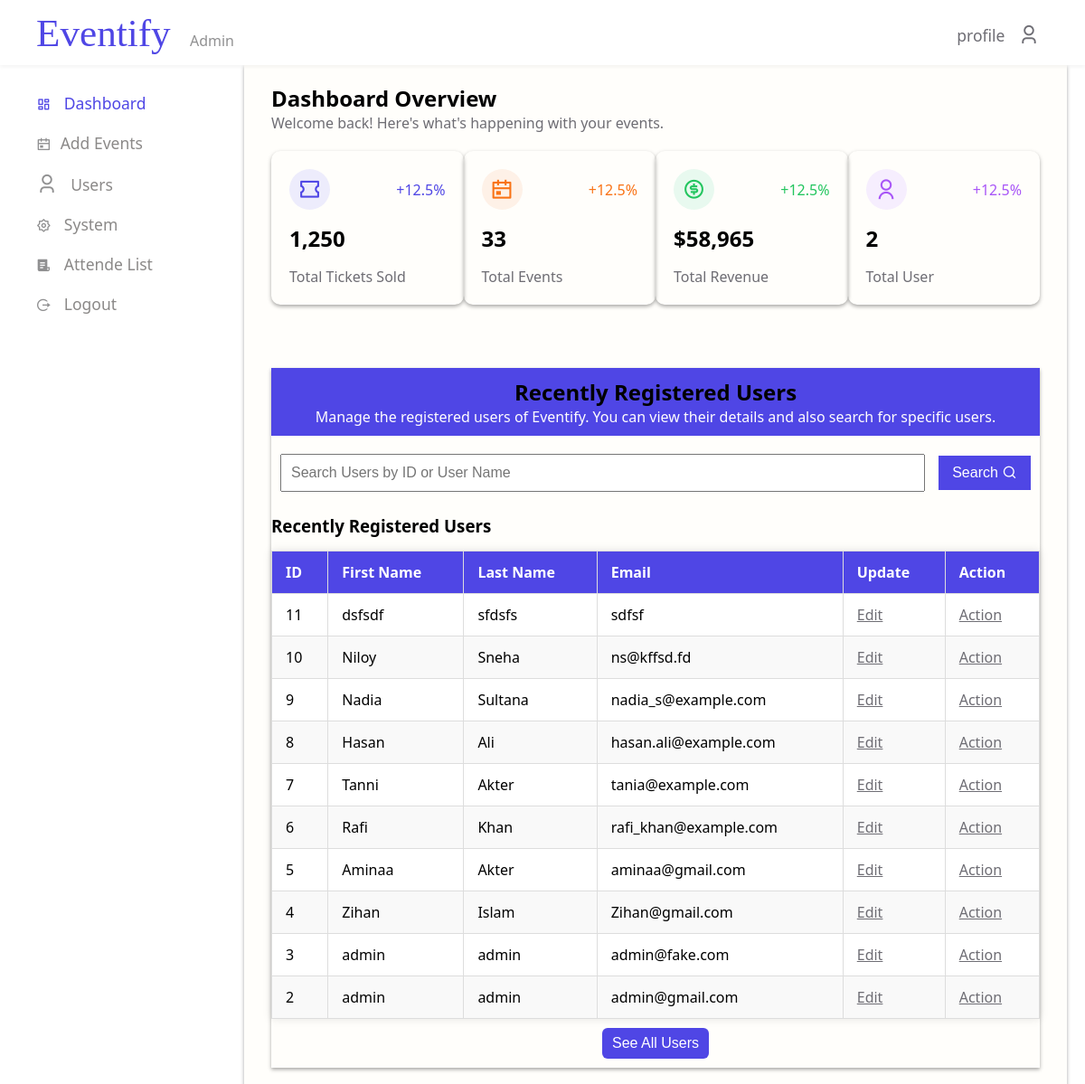
/View/Dashboard.php (signed in), run on an earlier commit of the app's database.
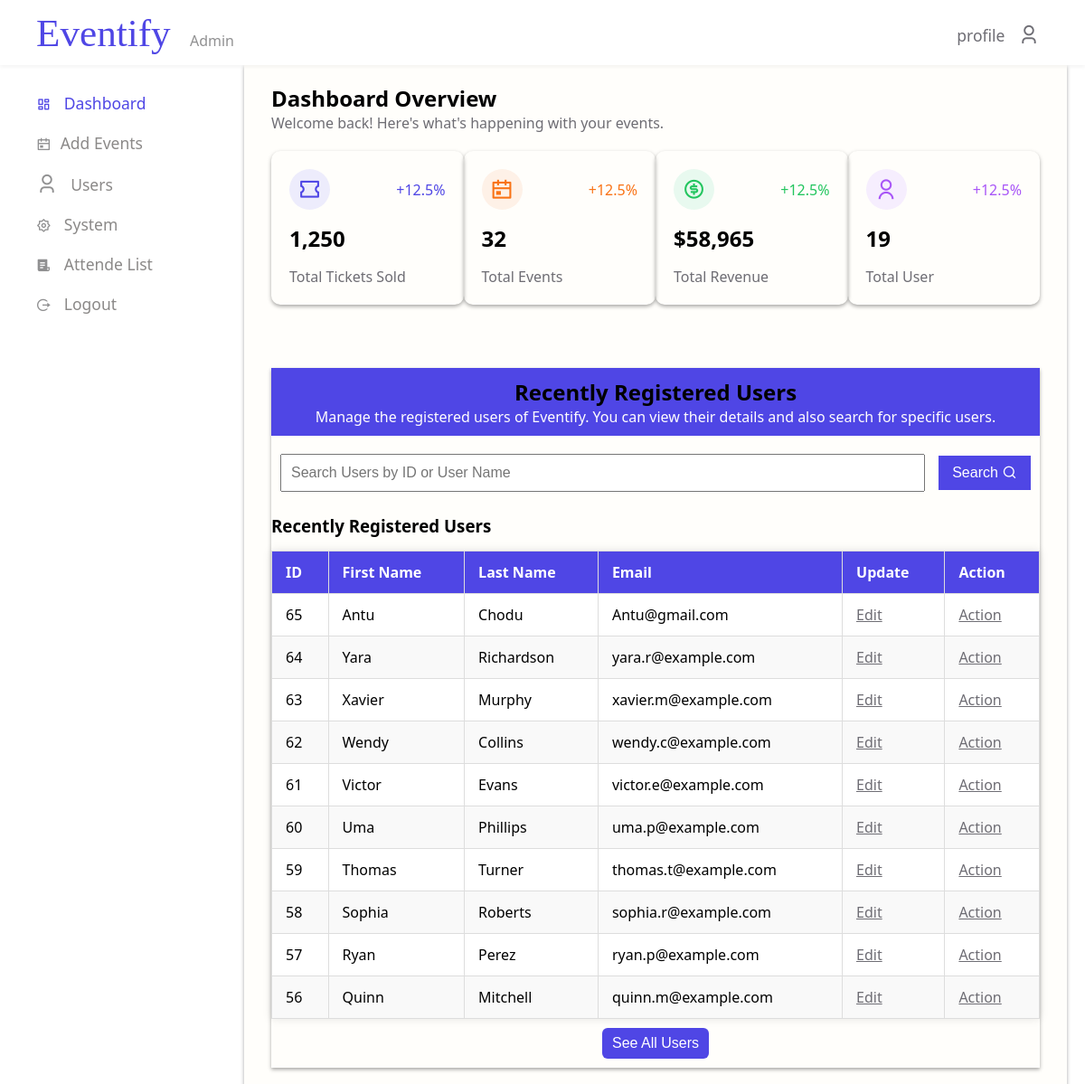
And on a later commit of the database.
### tables this page shows
CREATE TABLE `users` (
  `U_Id` int(100) NOT NULL,
  `U_FirstName` varchar(100) NOT NULL,
  `U_LastName` varchar(100) NOT NULL,
  `U_Email` varchar(100) NOT NULL,
  `U_Password` varchar(100) NOT NULL,
  `U_Type` varchar(100) NOT NULL,
  `isBanned` tinyint(1) DEFAULT NULL,
  `isSuspended` date DEFAULT NULL
);

### Model/Events.php (called while the page is built, shortened)
<?php
require_once '../Model/DataBase.php';
function totalEvents()
{
    global $conn;
    $query = "SELECT COUNT(*) AS total FROM events";
    $result = mysqli_query($conn, $query);
    if ($result) {
        $row = mysqli_fetch_assoc($result);
        return $row['total'];
    } else {
        return 0;
    }
}

### Model/Users.php (called while the page is built, shortened)
<?php
require_once '../Model/DataBase.php';
function TotalCustomers()
{
    global $conn;
    $query = "SELECT COUNT(*) as total FROM users WHERE U_Type = 'customer' And isBanned = '0' AND isSuspended IS NULL";
    $result = mysqli_query($conn, $query);
    if ($result) {
        $row = mysqli_fetch_assoc($result);
        return $row['total'];
    }
    return 0;
}
function GetRecentUsers()
{
    global $conn;
    $query = "SELECT * FROM users ORDER BY U_Id DESC LIMIT 10;";
    $result = mysqli_query($conn, $query);
    $users = [];
    if ($result) {
        while ($row = mysqli_fetch_assoc($result)) {
            $users[] = $row;
        }
    }
    return $users;
}

### View/DashBoard.php (the view, shortened to what the changed rows need)
<?php
if (!isset($_SESSION['AdminLoginstatus']) || $_SESSION['AdminLoginstatus'] !== true) {
  header('location: login.php');
  exit();
} else {
  require_once '../Model/Events.php';
  require_once '../Model/Users.php';
  $TotalEvents = totalEvents();
  $TotalUsers = TotalCustomers();
  if (isset($_GET["Search_Btn"]) && !empty($_GET["Search_Input"])) {
   $SearchTerm = $_GET["Search_Input"];
    echo $SearchTerm;
    $users = searchUserById($SearchTerm);
  }
  else{
    $users = GetRecentUsers();
  }
}
?>
<!DOCTYPE html>
<html lang="en">
<head>
  <link rel="stylesheet" href="../Asset/CSS/Style_DashBoard.css" />
  <link
    href="https://cdn.jsdelivr.net/npm/remixicon@4.5.0/fonts/remixicon.css"
    rel="stylesheet" />
</head>
<body>
  <main>
    <section id="mainContent">
      <div class="contentHeader">
        <h1>Dashboard Overview</h1>
      </div>
      <div class="DashboardCards">
        <div class="card">
          <div class="cardLogo_Percent">
            <span id="Active_Event_BG" class="card_icon_BG"><i class="ri-calendar-event-line"></i></span>
            <span id="Active_event_percent" class="Dashboard_cards_Percent">+12.5%
            </span>
          </div>
          <h3><?php echo htmlspecialchars($TotalEvents); ?></h3>
          <p>Total Events</p>
        </div>
        <div class="card">
          <div class="cardLogo_Percent">
            <span id="Total_User_icon_BG" class="card_icon_BG"><i class="ri-user-line"></i></span>
            <span id="Total_user_percent" class="Dashboard_cards_Percent">+12.5%
            </span>
          </div>
          <h3><?php echo htmlspecialchars($TotalUsers); ?></h3>
          <p>Total User</p>
        </div>
      </div>
      <div id="RecentUserContainer">
        <div id="ManageUserHeader">
          <h1>Recently Registered Users</h1>
        </div>
        <div id="RecentUser">
          <table id="RecentUserTable" border="1">
            <thead>
              <tr>
                <th>ID</th>
                <th>First Name</th>
                <th>Last Name</th>
                <th>Email</th>
                <th>Update</th>
                <th>Action</th>
              </tr>
            </thead>
            <tbody>
              <?php
              if (!empty($users)) {
                foreach ($users as $user) {
                  echo "<tr>";
                  echo "<td>" . htmlspecialchars($user['U_Id']) . "</td>";
                  echo "<td>" . htmlspecialchars($user['U_FirstName']) . "</td>";
                  echo "<td>" . htmlspecialchars($user['U_LastName']) . "</td>";
                  echo "<td>" . htmlspecialchars($user['U_Email']) . "</td>";
                  echo '<td><a href="./Update_User_info.php?id=' . urlencode($user['U_Id']) . '">Edit</a></td>';
                  echo '<td><a class="Action" href="./TakeAction.php?id=' . urlencode($user['U_Id']) . '">Action</a></td>';
                  echo "</tr>";
                }
              } else {
                echo '<p style="color:red; font-weight:600;">No User Found.</p>';
              }
              ?>
            </tbody>
          </table>
        </div>
      </div>
    </section>
  </main>
</body>
</html>

What changed in the data, as far as the page shows it:
removed users: U_Id "11", U_FirstName "dsfsdf", U_LastName "sfdsfs", U_Email "sdfsf"
no longer on this page (row edited): users: U_Id "10", U_FirstName "Niloy", U_LastName "Sneha", U_Email "ns@kffsd.fd"
no longer on this page (row unchanged): users: U_Id "9", U_FirstName "Nadia", U_LastName "Sultana", U_Email "nadia_s@example.com"
no longer on this page (row unchanged): users: U_Id "8", U_FirstName "Hasan", U_LastName "Ali", U_Email "hasan.ali@example.com"
removed users: U_Id "7", U_FirstName "Tanni", U_LastName "Akter", U_Email "tania@example.com"
no longer on this page (row unchanged): users: U_Id "6", U_FirstName "Rafi", U_LastName "Khan", U_Email "rafi_khan@example.com"
removed users: U_Id "5", U_FirstName "Aminaa", U_LastName "Akter", U_Email "aminaa@gmail.com"
no longer on this page (row unchanged): users: U_Id "4", U_FirstName "Zihan", U_LastName "Islam", U_Email "Zihan@gmail.com"
no longer on this page (row unchanged): users: U_Id "3", U_FirstName "admin", U_LastName "admin", U_Email "admin@fake.com"
no longer on this page (row unchanged): users: U_Id "2", U_FirstName "admin", U_LastName "admin", U_Email "admin@gmail.com"
added users: U_Id "65", U_FirstName "Antu", U_LastName "Chodu", U_Email "Antu@gmail.com"
added users: U_Id "64", U_FirstName "Yara", U_LastName "Richardson", U_Email "yara.r@example.com"
added users: U_Id "63", U_FirstName "Xavier", U_LastName "Murphy", U_Email "xavier.m@example.com"
added users: U_Id "62", U_FirstName "Wendy", U_LastName "Collins", U_Email "wendy.c@example.com"
added users: U_Id "61", U_FirstName "Victor", U_LastName "Evans", U_Email "victor.e@example.com"
added users: U_Id "60", U_FirstName "Uma", U_LastName "Phillips", U_Email "uma.p@example.com"
added users: U_Id "59", U_FirstName "Thomas", U_LastName "Turner", U_Email "thomas.t@example.com"
added users: U_Id "58", U_FirstName "Sophia", U_LastName "Roberts", U_Email "sophia.r@example.com"
added users: U_Id "57", U_FirstName "Ryan", U_LastName "Perez", U_Email "ryan.p@example.com"
added users: U_Id "56", U_FirstName "Quinn", U_LastName "Mitchell", U_Email "quinn.m@example.com"
Also different on the page:
$TotalEvents: "33" → "32"
$TotalUsers: "2" → "19"
